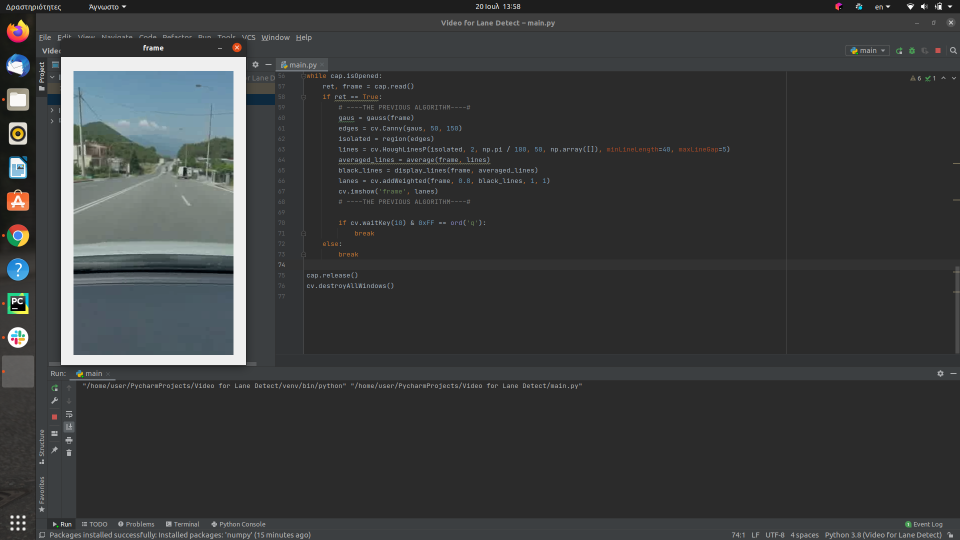
#> input picture Στιγμιότυπο από 2021-07-20 13-58-25.png, 1920 x 1080 px, given in place of Road Lanes.avi, which was not available (shown at 1/2 size)
$ python main.py
#> lines starting #> are read from the running program, lines starting #| are printed output that depends on the picture; after the words box and inside, x2 and y2 are one past the last pixel; in counts of white or black regions, pixels touching at a corner belong together; pictures that were not available may be replaced by others from this repository, and a replacement may not be noted
import cv2 as cv
import numpy as np

cap = cv.VideoCapture('/home/user/Downloads/Road Lanes.avi')


def gauss(image):
    return cv.GaussianBlur(image, (5, 5), 0)


def region(image):
    height, width = image.shape
    # isolate the gradients that correspond to the lane lines
    triangle = np.array([
        [(100, height), (475, 325), (width, height)]
    ])
    # create a black image with the same dimensions as original image
    mask = np.zeros_like(image)
    # create a mask (triangle that isolates the region of interest in our image)
    mask = cv.fillPoly(mask, triangle, 255)
    mask = cv.bitwise_and(image, mask)
    return mask


def display_lines(image, lines):
    lines_image = np.zeros_like(image)
    # make sure array isn't empty
    if lines is not None:
        for line in lines:
            x1, y1, x2, y2 = line
            # draw lines on a black image
            cv.line(lines_image, (x1, y1), (x2, y2), (255, 0, 0), 10)
    return lines_image


def average(image, lines):
    left = []
    right = []

    if lines is not None:
        for line in lines:
            print(line)
            x1, y1, x2, y2 = line.reshape(4)
            # fit line to points, return slope and y-int
            parameters = np.polyfit((x1, x2), (y1, y2), 1)
            print(parameters)
            slope = parameters[0]
            y_int = parameters[1]
            # lines on the right have positive slope, and lines on the left have neg slope
            if slope < 0:
                left.append((slope, y_int))
            else:
                right.append((slope, y_int))


def make_points(image, average):
    print(average)
    slope, y_int = average
    y1 = image.shape[0]
    # how long we want our lines to be --> 3/5 the size of the image
    y2 = int(y1 * (3 / 5))
    # determine algebraically
    x1 = int((y1 - y_int) // slope)
    x2 = int((y2 - y_int) // slope)
    return np.array([x1, y1, x2, y2])


while cap.isOpened:
    ret, frame = cap.read()
#> frame is the input picture: shape (1080, 1920, 3); mean B, G, R 60.8, 60.2, 58.2
    if ret == True:
        # ----THE PREVIOUS ALGORITHM----#
        gaus = gauss(frame)
        edges = cv.Canny(gaus, 50, 150)
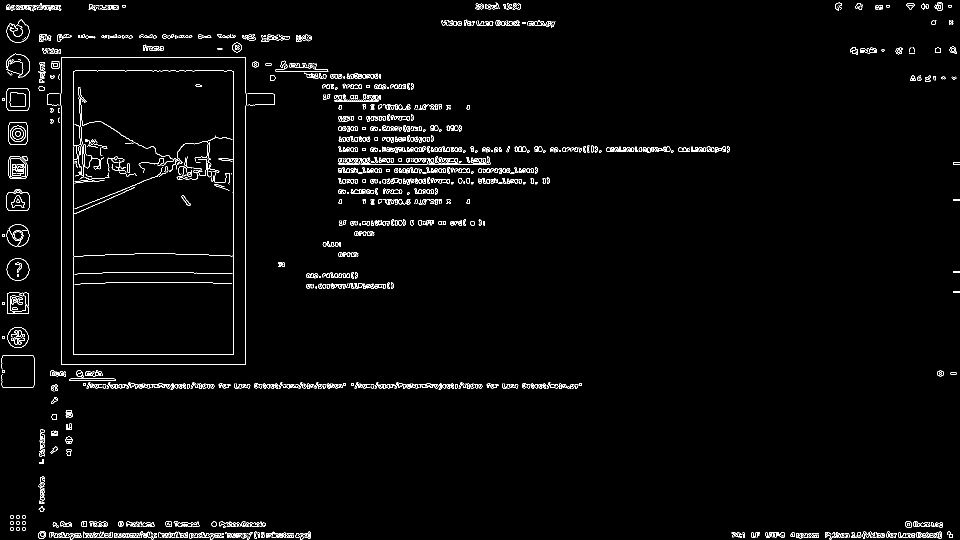
#> edges: shape (1080, 1920) (shown at 1/2 size); 2.1% white in thin lines or dots
        isolated = region(edges)
#> in region, `mask = cv.bitwise_and(image, mask)`:
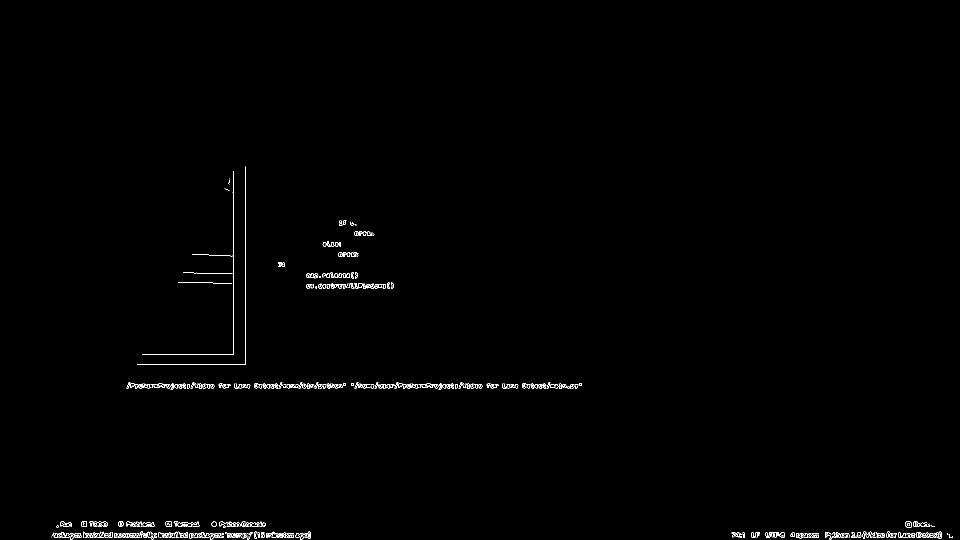
#> mask: shape (1080, 1920) (shown at 1/2 size); 0.53% white in thin lines or dots, all inside (x1, y1, x2, y2) = (102, 333, 1906, 1079)
        lines = cv.HoughLinesP(isolated, 2, np.pi / 180, 50, np.array([]), minLineLength=40, maxLineGap=5)
#> lines = 119 rows, first 6: [1754, 1068, 1800, 1068], [324, 768, 425, 768], [105, 1068, 149, 1068], [509, 771, 684, 771], [552, 1071, 604, 1071], [520, 776, 560, 776]
        averaged_lines = average(frame, lines)
#> the loop in average, `for line in lines:` made 119 passes
#> (x1, y1, x2, y2, slope, y_int) on passes 1 to 12: (1754, 1068, 1800, 1068, 1.11e-15, 1068), (324, 768, 425, 768, 8.6e-16, 768), (105, 1068, 149, 1068, -3.24e-15, 1068), (509, 771, 684, 771, -6.54e-16, 771), (552, 1071, 604, 1071, -1.49e-15, 1071), (520, 776, 560, 776, -5.07e-16, 776), (219, 1069, 303, 1069, -1.95e-15, 1069), (543, 1068, 586, 1067, -0.0233, 1080.6), (466, 709, 466, 343, 0.564, 263), (1791, 1072, 1883, 1072, 6.13e-16, 1072), (236, 1048, 285, 1049, 0.0204, 1043.2), (1822, 1052, 1868, 1052, 1.25e-15, 1052)
#> (printed output is left out)
#> after the loop in average, `for line in lines:`: left = 61 pairs, first value -0.0455 to -2.41e-17, second value 549 to 1108.8; right = 58 pairs, first value 7.27e-17 to 0.564, second value 263 to 1072
        black_lines = display_lines(frame, averaged_lines)
#> black_lines: shape (1080, 1920, 3); every value is 0
        lanes = cv.addWeighted(frame, 0.8, black_lines, 1, 1)
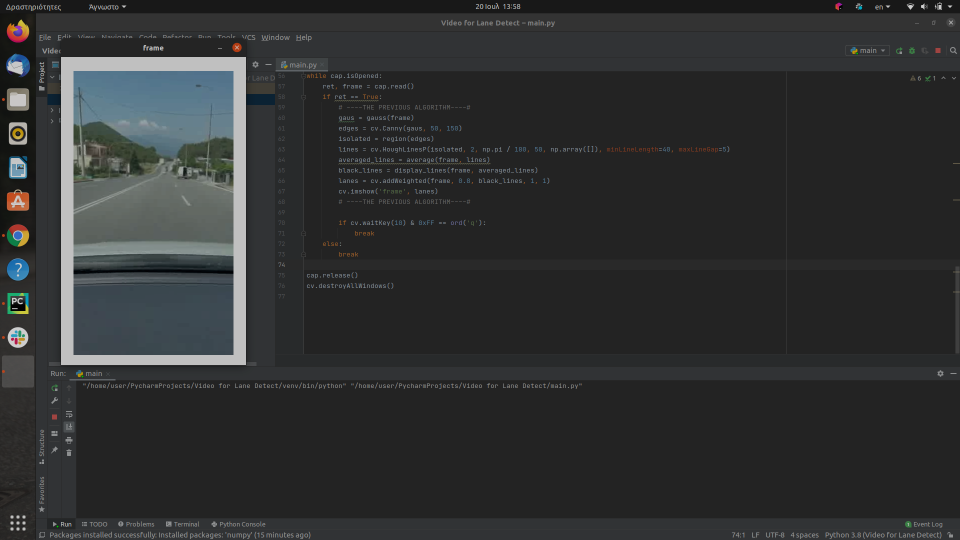
#> lanes: shape (1080, 1920, 3) (shown at 1/2 size); mean B, G, R 49.4, 48.9, 47.3
        cv.imshow('frame', lanes)
        # ----THE PREVIOUS ALGORITHM----#

        if cv.waitKey(10) & 0xFF == ord('q'):
#> (key q is pressed here)
            break
    else:
        break

cap.release()
cv.destroyAllWindows()
